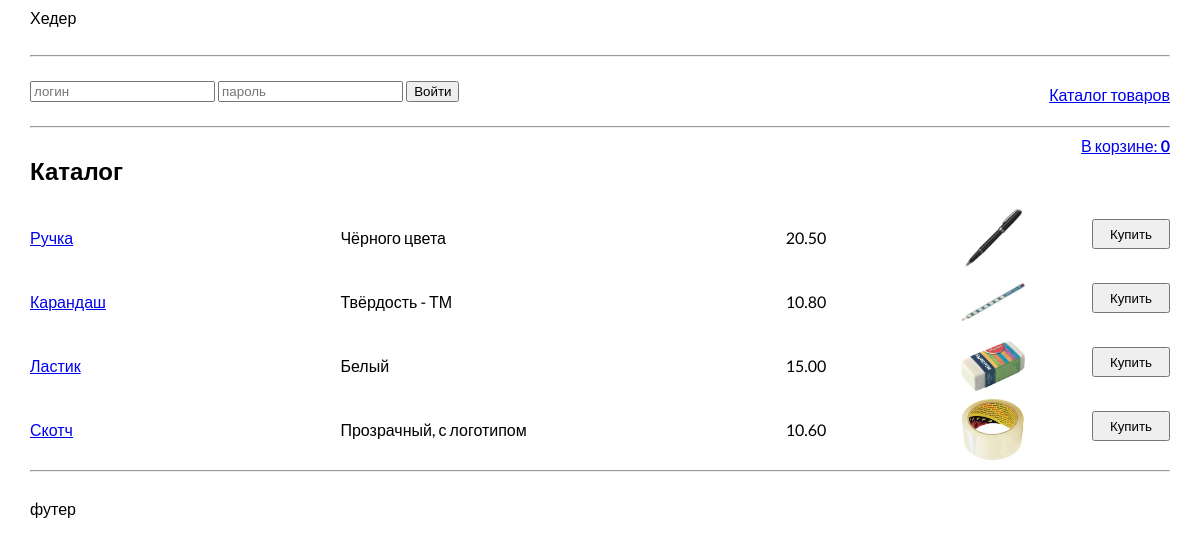
The page / on the database its author committed.
### tables this page shows
CREATE TABLE `products` (
  `idx` int(11) NOT NULL,
  `name` text NOT NULL,
  `description` text NOT NULL,
  `price` decimal(10,2) NOT NULL,
  `image` text NOT NULL
);

### engine/Autoload.php (called while the page is built, shortened)
<?php
class Autoload
{
    public function loadClass($className)
    {
        $className = str_replace(['app\\', '\\'], ['/../', DIRECTORY_SEPARATOR], $className);
        $fileName = $_SERVER['DOCUMENT_ROOT'] . $className . '.php';
    }
}

### engine/Request.php (called while the page is built, shortened)
<?php
class Request
{
    private $requestString;
    private $controllerName;
    public function __construct()
    {
        $this->requestString = $_SERVER['REQUEST_URI'];
    }
    private function parseRequest() {
        $url = explode('/', $this->requestString);
        $this->controllerName = $url[1];
    }
    public function getControllerName()
    {
        return $this->controllerName;
    }
}

### model/Products.php (called while the page is built, shortened)
<?php
class Products extends DbModel
{
    public static function getTableName()
    {
        return "products";
    }
}

### model/DbModel.php (called while the page is built, shortened)
<?php
abstract class DbModel extends Models
{
    public static function getAll()
    {
        $tableName = static::getTableName();
        $sql = "SELECT * FROM {$tableName}";
        return Db::getInstance()->queryAll($sql);
    }
}

### traits/Tsingletone.php (called while the page is built, shortened)
<?php
trait Tsingletone
{
    private static $instance = null;
    public static function getInstance()
    {
        if (is_null(static::$instance)) {
            static::$instance = new static();
        }
        return static::$instance;
    }
}

### engine/Db.php (called while the page is built, shortened)
<?php
class Db
{
    private $config = [
        'driver' => 'mysql',
        'host' => 'localhost',
        'login' => 'root',
        'password' => '',
        'database' => 'shop_db',
        'charset' => 'utf8'
    ];
    private $connection = null;
    private function getConnection()
    {
        if (is_null($this->connection)) {
            $this->connection = new \PDO($this->preparePdoString(),
                $this->config['login'],
                $this->config['password']);
            $this->connection->setAttribute(\PDO::ATTR_DEFAULT_FETCH_MODE, \PDO::FETCH_ASSOC);
            $this->connection->setAttribute(\PDO::ATTR_DEFAULT_FETCH_MODE, \PDO::ERRMODE_EXCEPTION);
        }
        return $this->connection;
    }
    private function preparePdoString()
    {
        return sprintf("%s:host=%s;dbname=%s;charset=%s",
            $this->config['driver'],
            $this->config['host'],
            $this->config['database'],
            $this->config['charset']
        );
    }
    private function query($sql, $params = [])
    {
        $statement = $this->getConnection()->prepare($sql);
        $statement->execute($params);
        return $statement;
    }
    public function queryOne($sql, $param = [])
    {
        return $this->queryAll($sql, $param)[0];
    }
    public function queryAll($sql, $param = [])
    {
        return $this->query($sql, $param)->fetchAll();
    }
}

### model/Carts.php (called while the page is built, shortened)
<?php
class Carts extends DbModel
{
    public static function getCount($session)
    {
        $sql = "SELECT count(*) as count FROM `carts` WHERE `session` = :session";
        return Db::getInstance()->queryOne($sql, ['session' => $session])['count'];
    }
}

### engine/Render.php (called while the page is built, shortened)
<?php
class Render implements IRenderer
{
    public function renderTemplate($template, $params = [])
    {
        extract($params);
        $templatePath = TEMPLATES_DIR . $template . ".php";
        include $templatePath;
        return ob_get_clean();
    }
}

### model/Users.php (called while the page is built, shortened)
<?php
class Users extends DbModel
{
    public static function isAuth() {
        return isset($_SESSION['login']);
    }
    public static function getUser() {
        return $_SESSION['login'];
    }
    public static function isAdmin() {
        return $_SESSION['login'] == 'admin';
    }
}

### views/catalog.php (the view, shortened to what this page needs)
<div class="bread-crumbs">
    <h2>Каталог</h2>
    <a href="/cart/" class="cart-right">В корзине:&#160;<span id="count" class="text-bold"><?= $count ?></span></a>
</div>
<?php foreach ($products as $key => $value): $product = (object)$value; ?>
    <div class="row-product">
        <p class="row-product_flex"><a href="/product/card/?id=<?= $product->idx ?>"><?= $product->name ?></a></p>
        <p class="row-product_flex"><?= $product->description ?></p>
        <p class="row-product_flex row-product_center"><?= $product->price ?></p>
        <img src="/img/<?= $product->image ?>" alt="" class="row-product_image">
        <button class="action row-product_buttom" data-idx="<?= $product->idx ?>">Купить</button>
    </div>
<? endforeach; ?>

### public/index.php (shortened to what this page needs)
<?php
require_once '../vendor/autoload.php';
try {
    $request = new Request();
    $controllerName = $request->getControllerName() ?: 'product';
    $actionName = $request->getActionName();
    $controllerClass = CONTROLLER_NAMESPACE . ucfirst($controllerName) . "Controller";
    if (class_exists($controllerClass)) {
        $controller = new $controllerClass(new \app\engine\Render());
        $controller->runAction($actionName);
    }
    else {
        throw new RequestException("Неверный контроллер");
    }
} catch (\PDOException $e) {
    echo "Ошибка БД";
} catch (RequestException $e) {
    echo($e->getMessage());
    var_dump($e->getTrace());
} catch (\Exception $e) {
    echo($e->getMessage());
    var_dump($e->getTrace());
}

### controllers/Controller.php (shortened to what this page needs)
<?php
abstract class Controller
{
    private $defaultAction = 'index';
    private $layout = 'main';
    private $useLayout = true;
    private $renderer;
    public function __construct(IRenderer $renderer)
    {
        $this->renderer = $renderer;
    }
    public function runAction($action = null)
    {
        $this->action = $action ?: $this->defaultAction;
        $method = "action" . ucfirst($this->action);
        if (method_exists($this, $method)) {
            $this->$method();
        } else {
            echo "404";
        }
    }
    public function render($template, $params = [])
    {
        if ($this->useLayout) {
            return $this->renderTemplate("layouts/{$this->layout}",
                [
                    'content' => $this->renderTemplate($template, $params),
                    'count' => Carts::getCount(session_id()),
                    'authentication' => Users::isAuth(),
                    'username' => Users::getUser(),
                    'isAdmin' => Users::isAdmin()
                ]);
        } else {
            return $this->renderTemplate($template, $params);
        }
    }
    public function renderTemplate($template, $params = [])
    {
        return $this->renderer->renderTemplate($template, $params);
    }
}

### controllers/ProductController.php (shortened to what this page needs)
<?php
class ProductController extends Controller
{
    public function actionIndex()
    {
        echo $this->render('catalog',
            [
                'products' => Products::getAll(),
                'count' => Carts::getCount(session_id())
            ]);
    }
}

### views/layouts/main.php (shortened to what this page needs)
<!DOCTYPE html>
<html lang="en">
<head>
    <link rel="stylesheet" href="/css/style.css">
</head>
<body>
<div class="container">
    <div>Хедер</div>
    <br>
    <hr>
    <div class="order-form">
        <div class="line-height">
            <p>
                <? if ($authentication) : ?>Добро пожаловать&#160;&#160;<span class="text-bold"><?= $username ?></span>
                &#160;&#160; > &#160;&#160;<a href="/auth/logout/">Выход</a>
            </p>
            <p>
                <? if ($isAdmin) : ?>
            <div><a href="/admin/">Перейти</a>&#160;&#160; < &#160;&#160; в панель администратора</div>
            <? endif; ?>
            <? else: ?>
                <form action="/auth/login/" method="post">
                    <input type="text" name="login" placeholder="логин">
                    <input type="password" name="pass" placeholder="пароль">
                    <input type="submit" value="Войти">
                </form>
            <? endif; ?>
            </p>
        </div>
        <div class="bread-crumbs-top">
            <a href="/">Каталог товаров</a>
        </div>
    </div>
    <hr>
    <div><?= $content; ?></div>
    <hr>
    <br>
    <div>футер</div>
</div>
</body>
</html>

### public/css/style.css (style rules this page uses)
body { font-family: 'Lato', sans-serif; }
.container { width: 1140px; margin: 0 auto; }
.row-product { display: flex; justify-content: space-between; height: 4em; line-height: 2em; }
.row-product_flex { flex: 1; }
.row-product_center { text-align: center; }
.row-product_image { width: 4em; height: 4em; }
.row-product_buttom { margin-left: 5em; height: 30px; flex: 0.2; margin-top: 1em; }
.cart-right { text-align: right; }
.bread-crumbs-top { padding-top: 20px; }
.bread-crumbs { display: flex; justify-content: space-between; }
.text-bold { font-weight: 700; }
.order-form { display: flex; justify-content: space-between; }
.line-height { line-height: 10px; }

### rows shown on the page
products: name "Ручка", description "Чёрного цвета", price "20.50", image (picture)
products: name "Карандаш", description "Твёрдость - ТМ", price "10.80", image (picture)
products: name "Ластик", description "Белый", price "15.00", image (picture)
products: name "Скотч", description "Прозрачный, с логотипом", price "10.60", image (picture)

### other values the page prints
$count "0"
